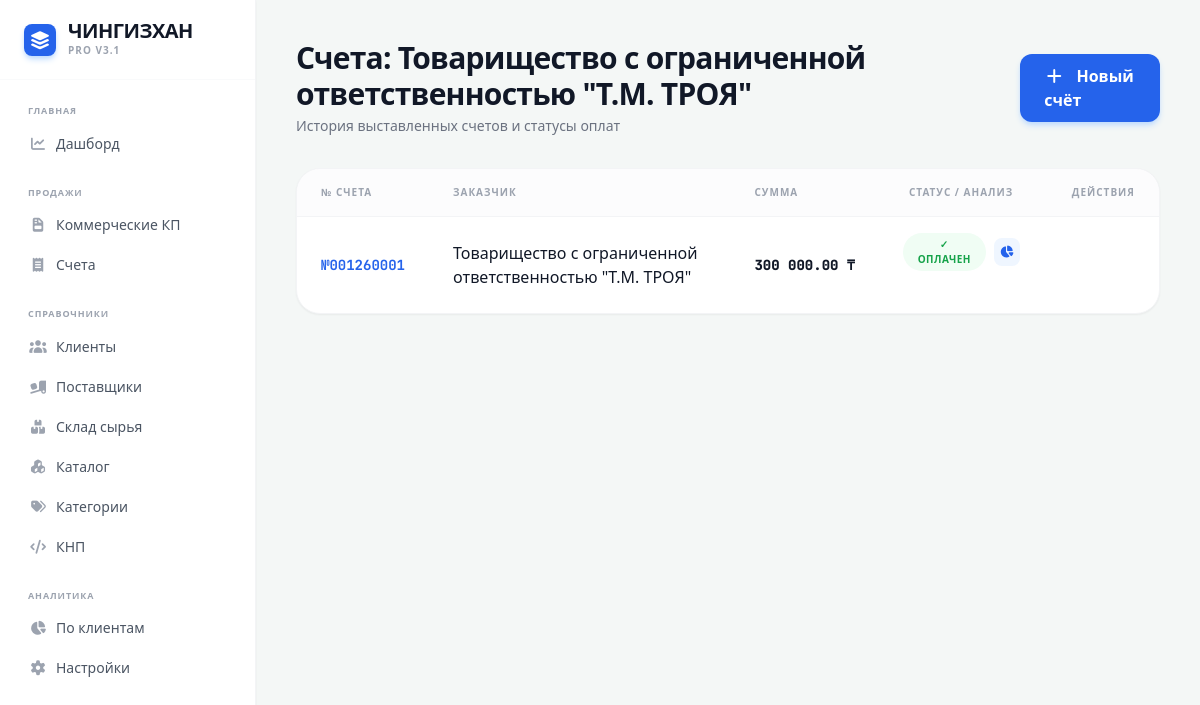
Page /client_invoices/001 on the committed database.
### tables this page shows
CREATE TABLE invoices (id TEXT PRIMARY KEY, client_id TEXT, date TEXT, subtotal REAL, vat_rate REAL, vat_amount REAL, total REAL, status INTEGER DEFAULT 0, knp TEXT DEFAULT "859", markup REAL DEFAULT 0);

CREATE TABLE clients (id TEXT PRIMARY KEY, name TEXT, bin TEXT, contact TEXT, address TEXT);

### app.py (the view)
@app.route('/client_invoices/<client_id>')
def client_invoices(client_id):
    with sqlite3.connect(DB_NAME) as conn:
        c = conn.cursor()
        name = c.execute("SELECT name FROM clients WHERE id=?", (client_id,)).fetchone()[0]
        invs = c.execute("SELECT i.id, c.name, i.date, i.total, i.status FROM invoices i LEFT JOIN clients c ON i.client_id = c.id WHERE i.client_id = ? ORDER BY i.date DESC", (client_id,)).fetchall()
    return render_template('invoices.html', invoices=invs, title=f"Счета: {name}", current_client=client_id)

### templates/invoices.html (shortened to what this page needs)
{% extends "base.html" %}
{% block content %}
<div class="p-10 max-w-7xl mx-auto">
    <div class="flex justify-between items-center mb-8">
        <div>
            <h2 class="text-3xl font-black text-gray-900 tracking-tight">{{ title }}</h2>
            <p class="text-gray-500 text-sm mt-1">История выставленных счетов и статусы оплат</p>
        </div>
        <a href="/create_invoice{% if current_client %}?client={{ current_client }}{% endif %}" class="bg-blue-600 text-white px-6 py-2.5 rounded-xl font-bold hover:bg-blue-700 transition shadow-md shadow-blue-200"><i class="fas fa-plus mr-2"></i> Новый счёт</a>
    </div>
    <div class="bg-white rounded-3xl shadow-sm border border-gray-100 overflow-hidden">
        <table class="w-full text-left">
            <thead>
                <tr class="bg-gray-50/50 border-b border-gray-100">
                    <th class="py-4 px-6 text-[10px] font-black text-gray-400 uppercase tracking-widest w-24">№ Счета</th>
                    <th class="py-4 px-6 text-[10px] font-black text-gray-400 uppercase tracking-widest">Заказчик</th>
                    <th class="py-4 px-6 text-[10px] font-black text-gray-400 uppercase tracking-widest">Сумма</th>
                    <th class="py-4 px-6 text-[10px] font-black text-gray-400 uppercase tracking-widest text-center">Статус / Анализ</th>
                    <th class="py-4 px-6 text-[10px] font-black text-gray-400 uppercase tracking-widest text-right">Действия</th>
                </tr>
            </thead>
            <tbody class="divide-y divide-gray-50">
                {% for inv in invoices %}
                <tr class="hover:bg-gray-50 transition group">
                    <td class="py-4 px-6 font-bold text-blue-600 font-mono text-sm"><a href="/edit_invoice/{{ inv[0] }}" class="hover:underline">№{{ inv[0] }}</a></td>
                    <td class="py-4 px-6 text-gray-900 font-medium">{{ inv[1] }}</td>
                    <td class="py-4 px-6 font-black text-gray-900 font-mono text-sm whitespace-nowrap">{{ '{:,.2f}'.format(inv[3]).replace(',', ' ') }} ₸</td>
                    <td class="py-4 px-6 text-center flex justify-center items-center gap-2">
                        {% if inv[4] == 0 %}
                            <button onclick="setStatus('{{ inv[0] }}', 1)" class="px-3 py-1 rounded-full text-[10px] font-bold bg-gray-100 text-gray-500 hover:bg-gray-200 uppercase tracking-wider transition" title="Перевести в Ожидает">Черновик →</button>
                        {% elif inv[4] == 1 %}
                            <button onclick="setStatus('{{ inv[0] }}', 2)" class="px-3 py-1 rounded-full text-[10px] font-bold bg-yellow-50 text-yellow-600 hover:bg-yellow-100 uppercase tracking-wider transition" title="Отметить как Оплачен">Ожидает →</button>
                        {% else %}
                            <button onclick="setStatus('{{ inv[0] }}', 1)" class="px-3 py-1 rounded-full text-[10px] font-bold bg-green-50 text-green-600 hover:bg-green-100 uppercase tracking-wider transition" title="Вернуть в Ожидает">✓ Оплачен</button>
                        {% endif %}
                        <a href="/invoice_stats/{{ inv[0] }}" class="w-7 h-7 flex items-center justify-center bg-blue-50 text-blue-600 hover:bg-blue-100 rounded-lg transition" title="Анализ прибыли"><i class="fas fa-chart-pie text-xs"></i></a>
                    </td>
                </tr>
                {% endfor %}
            </tbody>
        </table>
    </div>
</div>
{% endblock %}

### rows in the picture
invoices: id "001260001", name "Товарищество с ограниченной ответственностью \"Т.М. ТРОЯ\"", total "300 000.00"

### other values in the picture
{{ title }} "Счета: Товарищество с ограниченной ответственностью \"Т.М. ТРОЯ\""
